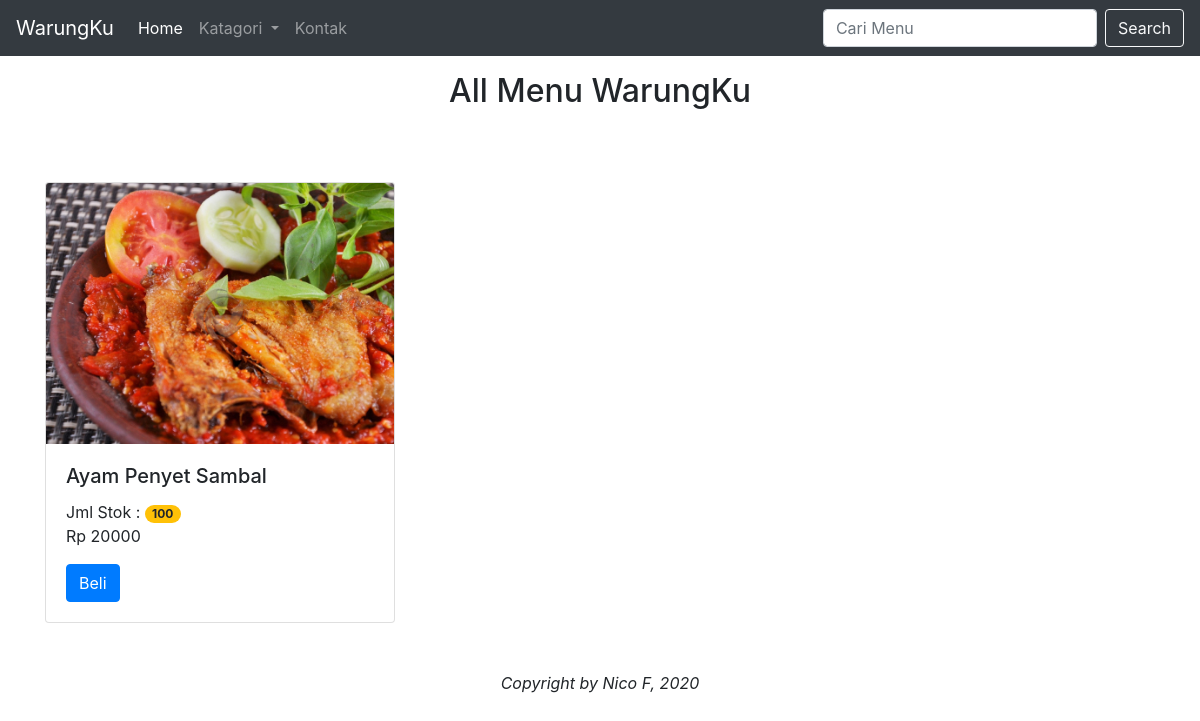
The page / on the database its author committed.
### tables this page shows
CREATE TABLE `tb_produk` (
  `id_produk` int(11) NOT NULL,
  `nama_produk` varchar(255) NOT NULL,
  `stok` int(50) NOT NULL,
  `harga` double NOT NULL,
  `gambar` varchar(255) NOT NULL
);

### index.php (the view, shortened to what this page needs)
<!DOCTYPE html>
<html lang="en">
<head>
    <link rel="stylesheet" href="assets/css/bootstrap.min.css">
</head>
<body>
    <nav class="navbar navbar-expand-lg navbar-dark bg-dark">
        <a class="navbar-brand" href="#">WarungKu</a>
        <div class="collapse navbar-collapse" id="navbarSupportedContent">
            <ul class="navbar-nav mr-auto">
                <li class="nav-item active">
                    <a class="nav-link" href="#">Home <span class="sr-only">(current)</span></a>
                </li>
                <li class="nav-item dropdown">
                    <a class="nav-link dropdown-toggle" href="#" id="navbarDropdown" role="button" data-toggle="dropdown" aria-haspopup="true" aria-expanded="false">
                        Katagori
                    </a>
                </li>
                <li class="nav-item">
                    <a class="nav-link" href="#" tabindex="-1" aria-disabled="true">Kontak</a>
                </li>
            </ul>
            <form class="form-inline my-2 my-lg-0">
                <input class="form-control mr-sm-2" type="search" placeholder="Cari Menu" aria-label="Search">
                <button class="btn btn-outline-light my-2 my-sm-0" type="submit">Search</button>
            </form>
        </div>
    </nav>
    <div class="container">
        <div class="row mt-3">
            <div class="col pb-5">
                <h2 class="text-center">All Menu WarungKu</h2>
            </div>
        </div>
        <div class="row mt-3">
            <?php
            include "koneksi.php";
            $sql = "SELECT * FROM tb_produk";
            $query = mysqli_query($koneksi, $sql);
            while ($m = mysqli_fetch_array($query)) {
            ?>
                <div class="col-md-4 pb-5">
                    <div class="card">
                        <img src="assets/img/<?php echo $m['gambar'] ?>" class="card-img-top">
                        <div class="card-body">
                            <h5 class="card-title"><?php echo $m['nama_produk'] ?></h5>
                            <span class="card-text">Jml Stok :
                                <span class="badge badge-pill badge-warning"><?php echo $m['stok'] ?></span> </span>
                            <p class="card-text">Rp <?php echo $m['harga'] ?></p>
                            <button type="button" data-toggle="modal" data-target="#idpesan<?php echo $m['id_produk'] ?>" class="btn btn-primary">Beli</button>
                        </div>
                    </div>
                </div>
            <?php
            } ?>
        </div>
    </div>
    <footer>
        <div class="col text-center">
            <i class="fa fa-copyright" aria-hidden="true">Copyright by Nico F, 2020</i>
        </div>
    </footer>
</body>
</html>

### rows shown on the page
tb_produk: gambar (picture), nama_produk "Ayam Penyet Sambal", stok "100", harga "20000"
